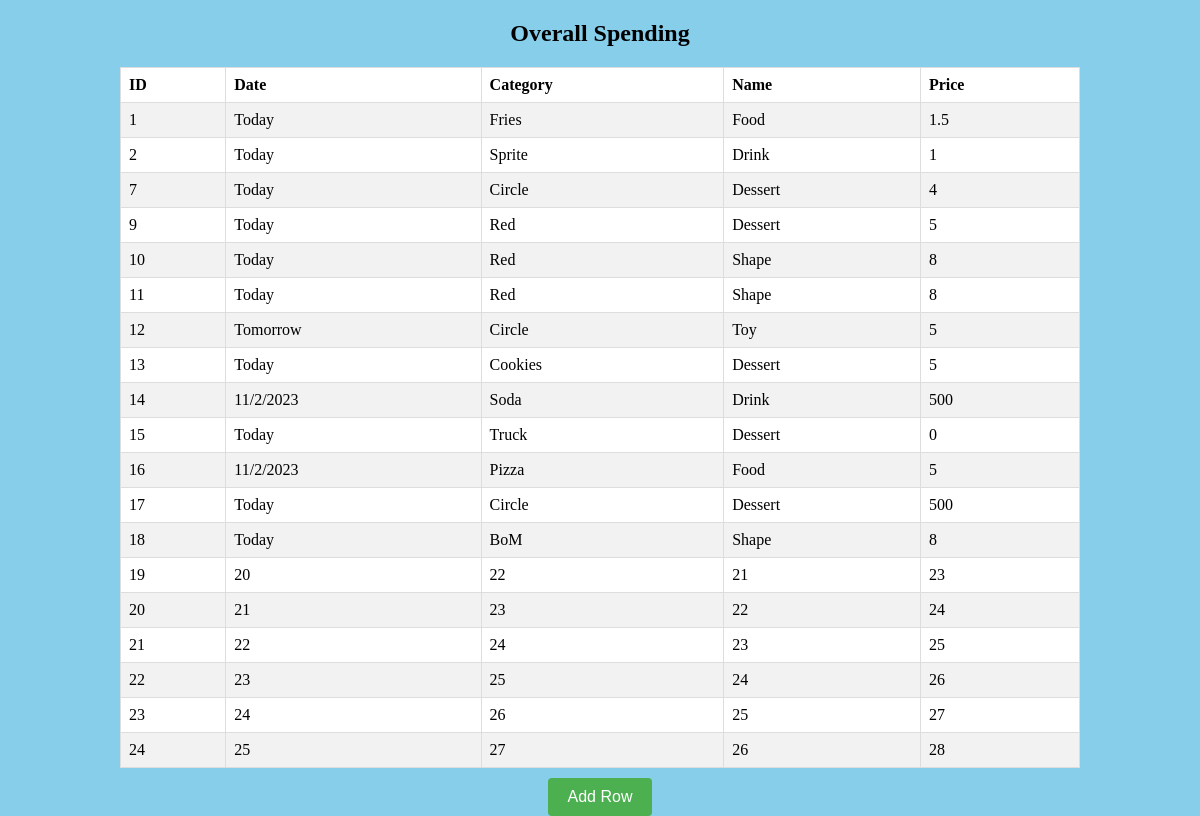
Before: / with the older database file.
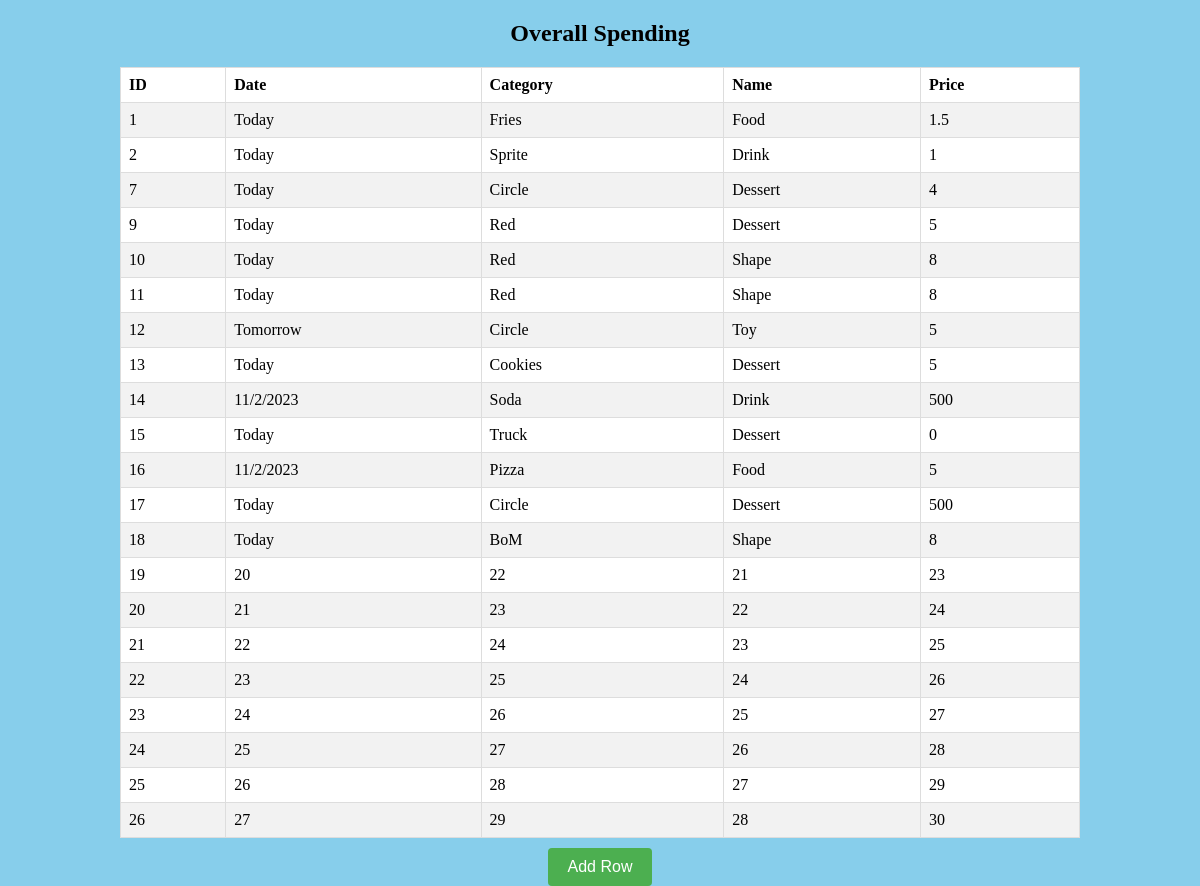
After: the same page with the newer database file.
### tables this page shows
CREATE TABLE "Piggybank" (
	"ID"	INTEGER NOT NULL UNIQUE,
	"Date"	TEXT,
	"Transaction Name"	TEXT,
	"Transaction Category"	TEXT,
	"Transaction Amount"	INTEGER,
	PRIMARY KEY("ID" AUTOINCREMENT)
);

### piggybank.py (the view)
@app.route('/')
def display_data():
    conn = sqlite3.connect("PiggybankDatabase.db")
    cursor = conn.cursor()
    cursor.execute("SELECT * FROM Piggybank")
    data = cursor.fetchall()
    conn.close()
    return render_template('index.html', data=data)

### templates/index.html (shortened to what this page needs)
<html>
  <head>
  </head>
  <body>
    <h2 style="font-family: 'Fredoka One', cursive">Overall Spending</h2>
    <div class="table-container">
      <table border="1">
        <tr>
          <th>ID</th>
          <th>Date</th>
          <th>Category</th>
          <th>Name</th>
          <th>Price</th>
        </tr>
        {% for row in data %}
        <tr>
          <td>{{ row[0] }}</td>
          <td>{{ row[1] }}</td>
          <td>{{ row[2] }}</td>
          <td>{{ row[3] }}</td>
          <td>{{ row[4] }}</td>
        </tr>
        {% endfor %}
      </table>
    </div>
    <button id="addRowButton">Add Row</button>
  </body>
</html>

### templates/index.html (style rules this page uses)
body { background-color: #87ceeb; display: flex; flex-direction: column; justify-content: center; align-items: center; min-height: 80vh; margin: 0; }
.table-container { display: flex; flex-direction: column; align-items: center; width: 80%; }
table { border-collapse: collapse; width: 100%; text-align: center; }
th, td { border: 1px solid #dddddd; text-align: left; padding: 8px; font-family: "Fredoka One", cursive; }
tr:nth-child(odd) { background-color: #ffffff; }
tr:nth-child(even) { background-color: #f2f2f2; }
#addRowButton { background-color: #4caf50; color: white; border: none; padding: 10px 20px; text-align: center; text-decoration: none; display: inline-block; font-size: 16px; border-radius: 4px; cursor: pointer; margin-top: 10px; }

Changed rows visible on the page:
added Piggybank: ID "25", Date "26", Transaction Name "28", Transaction Category "27", Transaction Amount "29"
added Piggybank: ID "26", Date "27", Transaction Name "29", Transaction Category "28", Transaction Amount "30"
